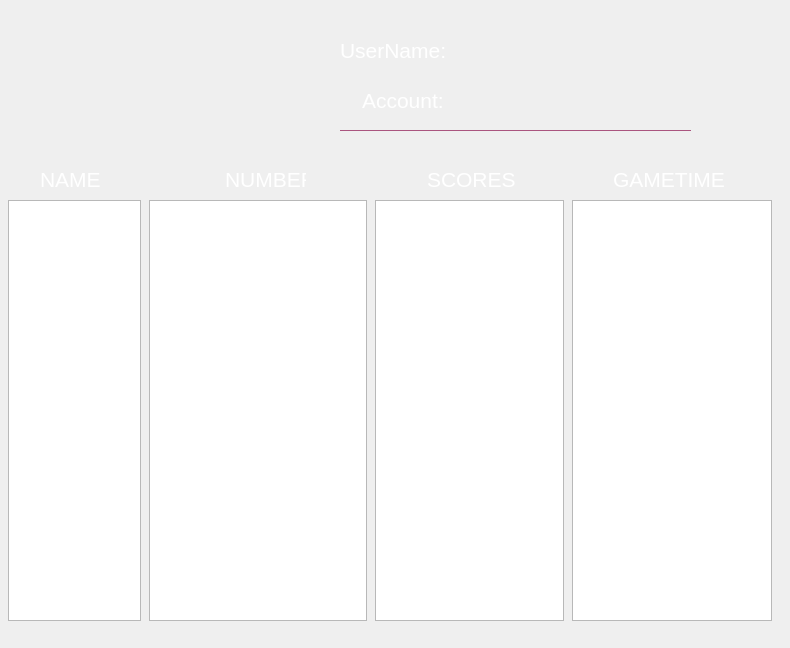
   <widget class="QWidget" name="User">
    <widget class="QLabel" name="headPortraitLabel">
     <property name="geometry">
      <rect>
       <x>200</x>
       <y>20</y>
       <width>111</width>
       <height>111</height>
      </rect>
     </property>
     <property name="styleSheet">
      <string notr="true">color: rgb(255, 255, 255);</string>
     </property>
     <property name="text">
      <string/>
     </property>
    </widget>
    <widget class="QLabel" name="UserNameLabel">
     <property name="geometry">
      <rect>
       <x>340</x>
       <y>30</y>
       <width>231</width>
       <height>41</height>
      </rect>
     </property>
     <property name="font">
      <font>
       <pointsize>16</pointsize>
       <stylestrategy>PreferAntialias</stylestrategy>
      </font>
     </property>
     <property name="styleSheet">
      <string notr="true">color: rgb(255, 255, 255);</string>
     </property>
     <property name="text">
      <string>UserName:</string>
     </property>
    </widget>
    <widget class="Line" name="line_2">
     <property name="geometry">
      <rect>
       <x>340</x>
       <y>130</y>
       <width>351</width>
       <height>1</height>
      </rect>
     </property>
     <property name="styleSheet">
      <string notr="true">background-color: rgb(170, 85, 127);
    border: none;
     max-height: 1px;</string>
     </property>
     <property name="orientation">
      <enum>Qt::Horizontal</enum>
     </property>
    </widget>
    <widget class="QLabel" name="AccountLabel">
     <property name="geometry">
      <rect>
       <x>362</x>
       <y>80</y>
       <width>191</width>
       <height>41</height>
      </rect>
     </property>
     <property name="font">
      <font>
       <pointsize>16</pointsize>
       <stylestrategy>PreferAntialias</stylestrategy>
      </font>
     </property>
     <property name="styleSheet">
      <string notr="true">color: rgb(255, 255, 255);</string>
     </property>
     <property name="text">
      <string>Account:</string>
     </property>
    </widget>
    <widget class="QLabel" name="label_15">
     <property name="geometry">
      <rect>
       <x>0</x>
       <y>150</y>
       <width>781</width>
       <height>489</height>
      </rect>
     </property>
     <property name="styleSheet">
      <string notr="true">background-image: url(:/image/image/my.png);</string>
     </property>
     <property name="text">
      <string/>
     </property>
    </widget>
    <widget class="QLabel" name="label_16">
     <property name="geometry">
      <rect>
       <x>40</x>
       <y>164</y>
       <width>71</width>
       <height>31</height>
      </rect>
     </property>
     <property name="font">
      <font>
       <pointsize>16</pointsize>
      </font>
     </property>
     <property name="styleSheet">
      <string notr="true">color: rgb(255, 255, 255);</string>
     </property>
     <property name="text">
      <string>NAME</string>
     </property>
    </widget>
    <widget class="QLabel" name="label_17">
     <property name="geometry">
      <rect>
       <x>427</x>
       <y>164</y>
       <width>91</width>
       <height>31</height>
      </rect>
     </property>
     <property name="font">
      <font>
       <pointsize>16</pointsize>
      </font>
     </property>
     <property name="styleSheet">
      <string notr="true">color: rgb(255, 255, 255);</string>
     </property>
     <property name="text">
      <string>SCORES</string>
     </property>
    </widget>
    <widget class="QLabel" name="label_18">
     <property name="geometry">
      <rect>
       <x>613</x>
       <y>164</y>
       <width>121</width>
       <height>31</height>
      </rect>
     </property>
     <property name="font">
      <font>
       <pointsize>16</pointsize>
      </font>
     </property>
     <property name="styleSheet">
      <string notr="true">color: rgb(255, 255, 255);</string>
     </property>
     <property name="text">
      <string>GAMETIME</string>
     </property>
    </widget>
    <widget class="QLabel" name="label_19">
     <property name="geometry">
      <rect>
       <x>225</x>
       <y>164</y>
       <width>81</width>
       <height>31</height>
      </rect>
     </property>
     <property name="font">
      <font>
       <pointsize>16</pointsize>
      </font>
     </property>
     <property name="styleSheet">
      <string notr="true">color: rgb(255, 255, 255);</string>
     </property>
     <property name="text">
      <string>NUMBER</string>
     </property>
    </widget>
    <widget class="QListWidget" name="nameList">
     <property name="geometry">
      <rect>
       <x>8</x>
       <y>200</y>
       <width>133</width>
       <height>421</height>
      </rect>
     </property>
    </widget>
    <widget class="QListWidget" name="numberList_2">
     <property name="geometry">
      <rect>
       <x>149</x>
       <y>200</y>
       <width>218</width>
       <height>421</height>
      </rect>
     </property>
    </widget>
    <widget class="QListWidget" name="scoreList_2">
     <property name="geometry">
      <rect>
       <x>375</x>
       <y>200</y>
       <width>189</width>
       <height>421</height>
      </rect>
     </property>
    </widget>
    <widget class="QListWidget" name="gameTimeList">
     <property name="geometry">
      <rect>
       <x>572</x>
       <y>200</y>
       <width>200</width>
       <height>421</height>
      </rect>
     </property>
    </widget>
   </widget>
